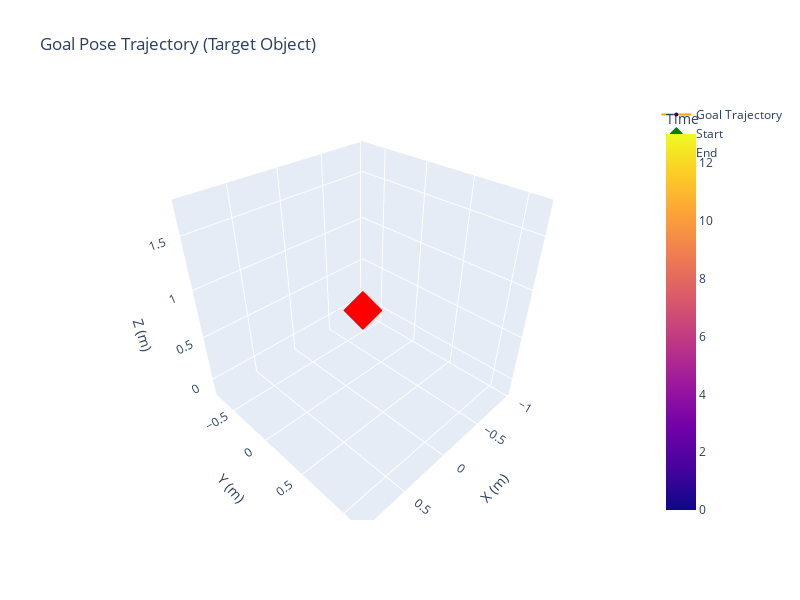

Source (notebook cell):
### Markdown cell above
### 3D Trajectory Plot

### Code cell
# Goal pose 3D trajectory
pos_goal = extract_positions(goal)

fig = go.Figure()

# Trajectory line
fig.add_trace(go.Scatter3d(
    x=pos_goal[:, 0],
    y=pos_goal[:, 1],
    z=pos_goal[:, 2],
    mode='lines+markers',
    marker=dict(size=4, color=np.arange(len(pos_goal)), colorscale='Plasma', showscale=True, colorbar=dict(title='Time')),
    line=dict(color='orange', width=2),
    name='Goal Trajectory'
))

# Start point
fig.add_trace(go.Scatter3d(
    x=[pos_goal[0, 0]],
    y=[pos_goal[0, 1]],
    z=[pos_goal[0, 2]],
    mode='markers',
    marker=dict(size=10, color='green', symbol='diamond'),
    name='Start'
))

# End point
fig.add_trace(go.Scatter3d(
    x=[pos_goal[-1, 0]],
    y=[pos_goal[-1, 1]],
    z=[pos_goal[-1, 2]],
    mode='markers',
    marker=dict(size=10, color='red', symbol='diamond'),
    name='End'
))

fig.update_layout(
    title='Goal Pose Trajectory (Target Object)',
    scene=dict(
        xaxis_title='X (m)',
        yaxis_title='Y (m)',
        zaxis_title='Z (m)',
        aspectmode='data'
    ),
    width=800,
    height=600
)

fig.show()

### Figure 1 — Plotly figure (JSON) as saved in the notebook; plotly's stock layout.template omitted (floating-point values rounded to 4 significant figures)
{"data": [{"line": {"color": "orange", "width": 2}, "marker": {"color": [0, 1, 2, 3, 4, 5, 6, 7, 8, 9, 10, 11, 12, 13], "colorbar": {"title": {"text": "Time"}}, "colorscale": [[0, "#0d0887"], [0.1111, "#46039f"], [0.2222, "#7201a8"], [0.3333, "#9c179e"], [0.4444, "#bd3786"], [0.5556, "#d8576b"], [0.6667, "#ed7953"], [0.7778, "#fb9f3a"], [0.8889, "#fdca26"], [1, "#f0f921"]], "showscale": true, "size": 4}, "mode": "lines+markers", "name": "Goal Trajectory", "type": "scatter3d", "x": [-0.03, -0.03, -0.03, -0.03, -0.03, -0.03, -0.03, -0.03, -0.03, -0.03, -0.03, -0.03, -0.03, -0.03], "y": [0.2, 0.2, 0.2, 0.2, 0.2, 0.2, 0.2, 0.2, 0.2, 0.2, 0.2, 0.2, 0.2, 0.2], "z": [0.8, 0.8, 0.8, 0.8, 0.8, 0.8, 0.8, 0.8, 0.8, 0.8, 0.8, 0.8, 0.8, 0.8]}, {"marker": {"color": "green", "size": 10, "symbol": "diamond"}, "mode": "markers", "name": "Start", "type": "scatter3d", "x": [-0.03], "y": [0.2], "z": [0.8]}, {"marker": {"color": "red", "size": 10, "symbol": "diamond"}, "mode": "markers", "name": "End", "type": "scatter3d", "x": [-0.03], "y": [0.2], "z": [0.8]}], "layout": {"height": 600, "scene": {"aspectmode": "data", "xaxis": {"title": {"text": "X (m)"}}, "yaxis": {"title": {"text": "Y (m)"}}, "zaxis": {"title": {"text": "Z (m)"}}}, "title": {"text": "Goal Pose Trajectory (Target Object)"}, "width": 800}}
